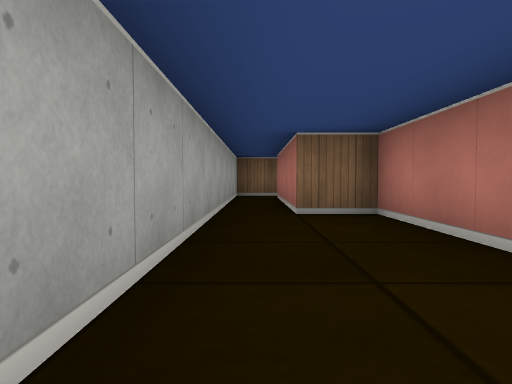
[1] (above)

24 first-person views from a walk through a cub3D maze. The camera is about half as high as the walls, tilts 2° down and sees 70° across. The floor is counted in squares. Each view is taken from the middle of a square. On the plan, view 1 faces up. The plan holds only what a view shows up to about 9 squares ahead; the rest is blank.

[2]
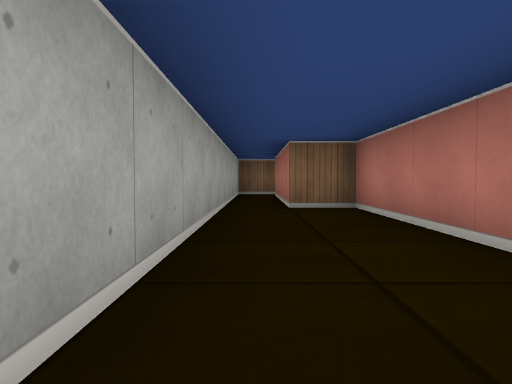

[3]
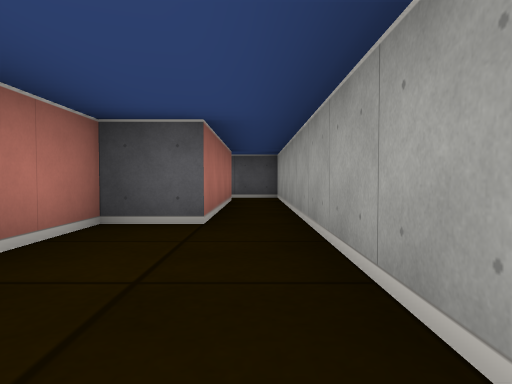

[4]
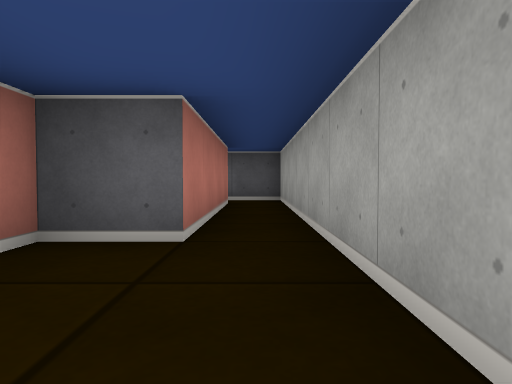

[5]
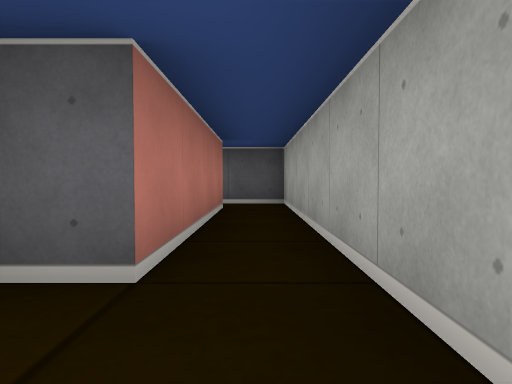

[6]
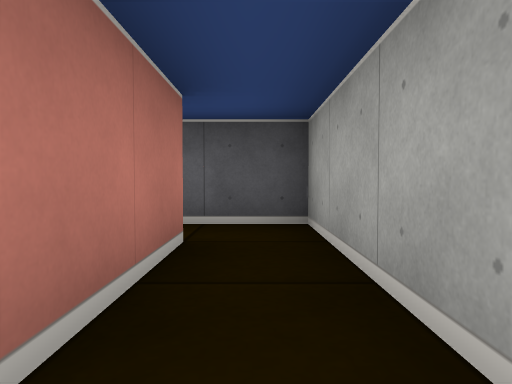

[7]
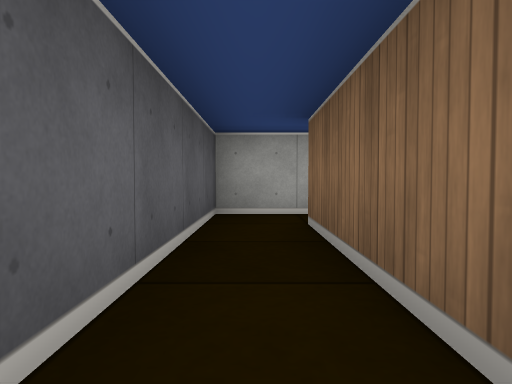

[8]
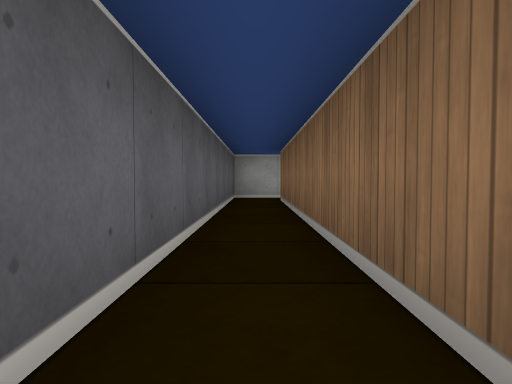

[9]
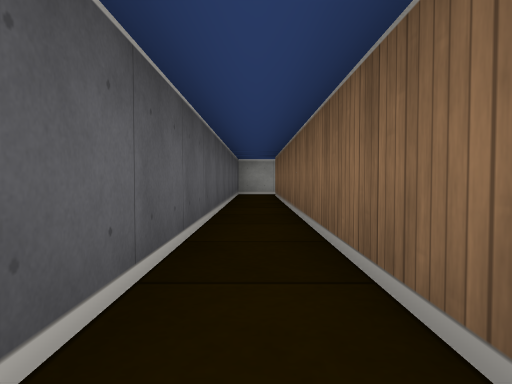

[10]
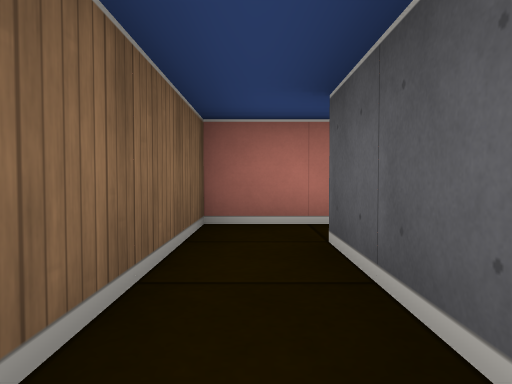

[11]
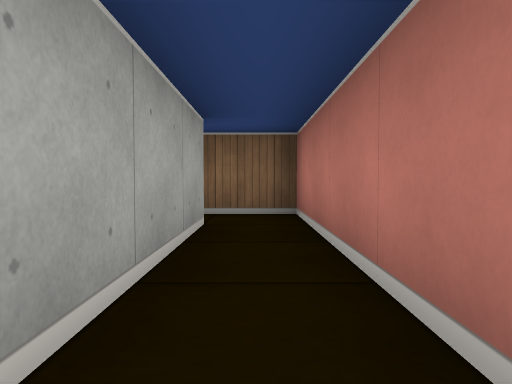

[12]
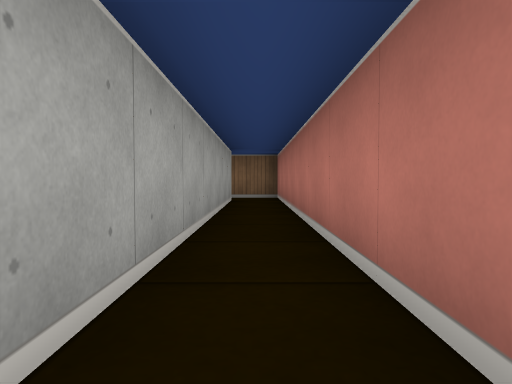

[13]
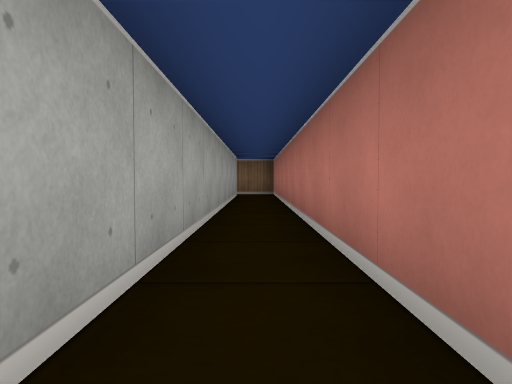

[14]
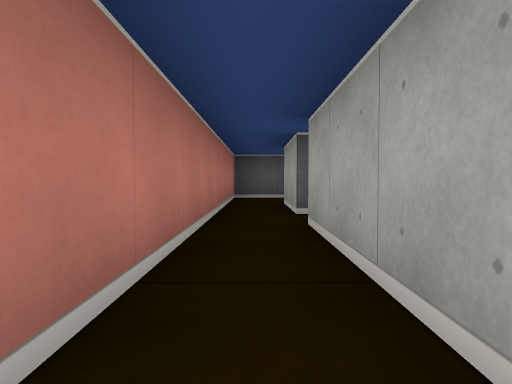

[15]
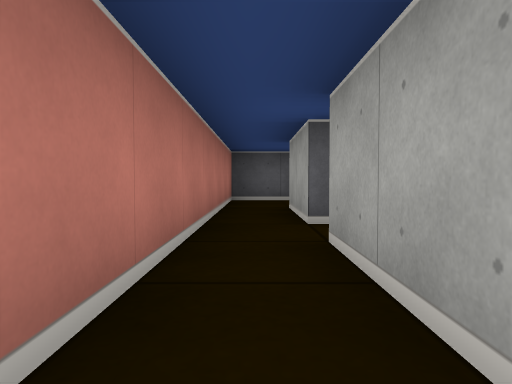

[16]
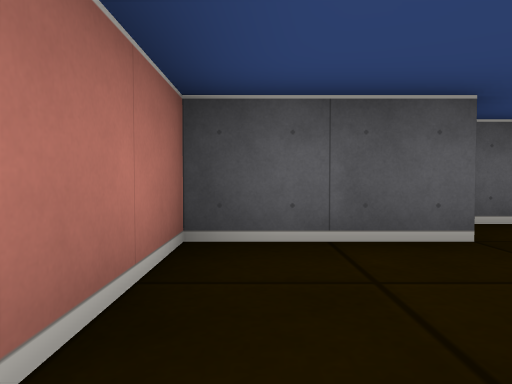

[17]
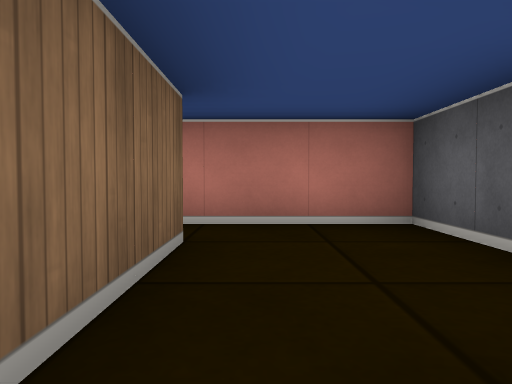

[18]
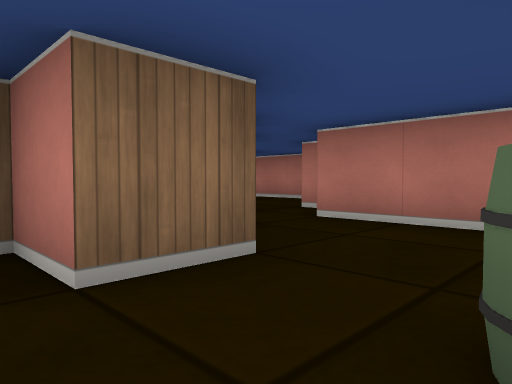

[19]
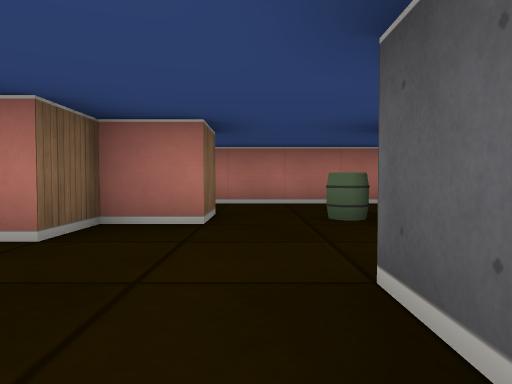

[20]
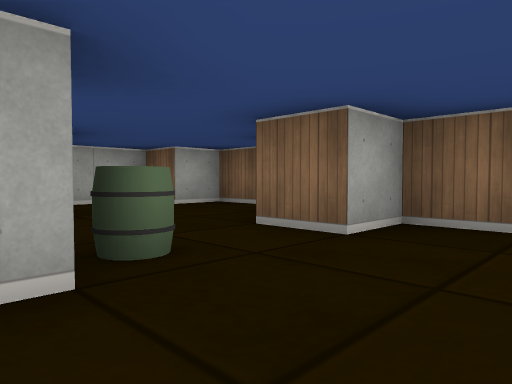

[21]
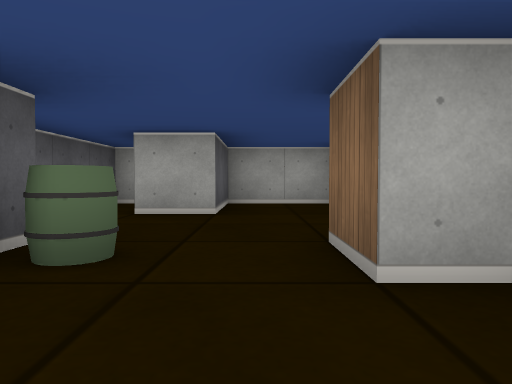

[22]
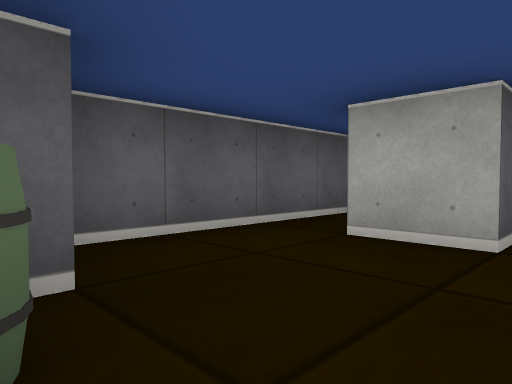

[23]
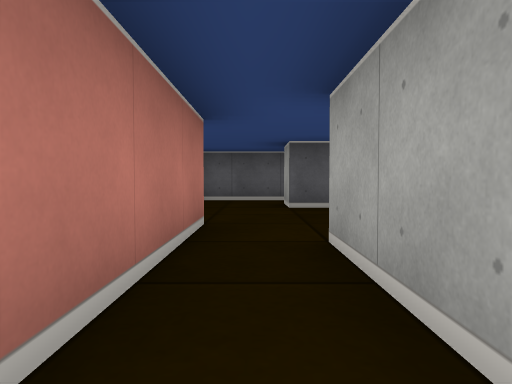

[24]
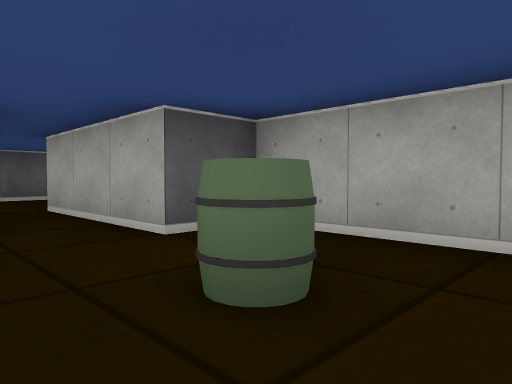

### Floor plan
Key: @ floor where view 1 was taken; # wall or solid block; . floor; B barrel.
Columns run from 1 left of view 1 to 11 right of it. Each row starts with its distance up from view 1.
  9 #
  8 # #
  7 #.#
  6 #.#
  5 #.##
  4 #..#
  3 #..#
  2 #..#
  1 #..#
  0 #@.#
 -1 #.##
 -2 #.#
 -3 #.#
 -4 #.###########
 -5 #...........#
 -6 ###########.#
 -7           #.#
 -8           #.#
 -9           #.#
-10           #.#
-11           #.#
-12           #.#
-13           #.#
-14           #.#
-15   #...    #.#
-16   #.B.    ..#
-17   #...    #.#
-18   ##..   ##.#
-19   ##.#  ....#
-20   ##.#   ...#
-21  ##..###..###
-22  #....#..##
-23  #.......#
-24  ###..B..#
-25  #....#..#
-26  ######

Positions as (right, up) in squares from view 1, and headings:
1: (0, 0), facing up
2: (0, -1), facing up
3: (0, 3), facing down
4: (0, 2), facing down
5: (0, 1), facing down
6: (0, -2), facing down
7: (4, -5), facing left
8: (8, -5), facing left
9: (10, -5), facing left
10: (7, -5), facing right
11: (10, -9), facing up
12: (10, -13), facing up
13: (10, -15), facing up
14: (10, -12), facing down
15: (10, -13), facing down
16: (10, -18), facing down
17: (7, -19), facing right
18: (4, -24), facing up-right
19: (1, -23), facing right
20: (7, -25), facing up-left
21: (7, -23), facing left
22: (5, -23), facing down-left
23: (3, -18), facing down
24: (4, -15), facing down-left
